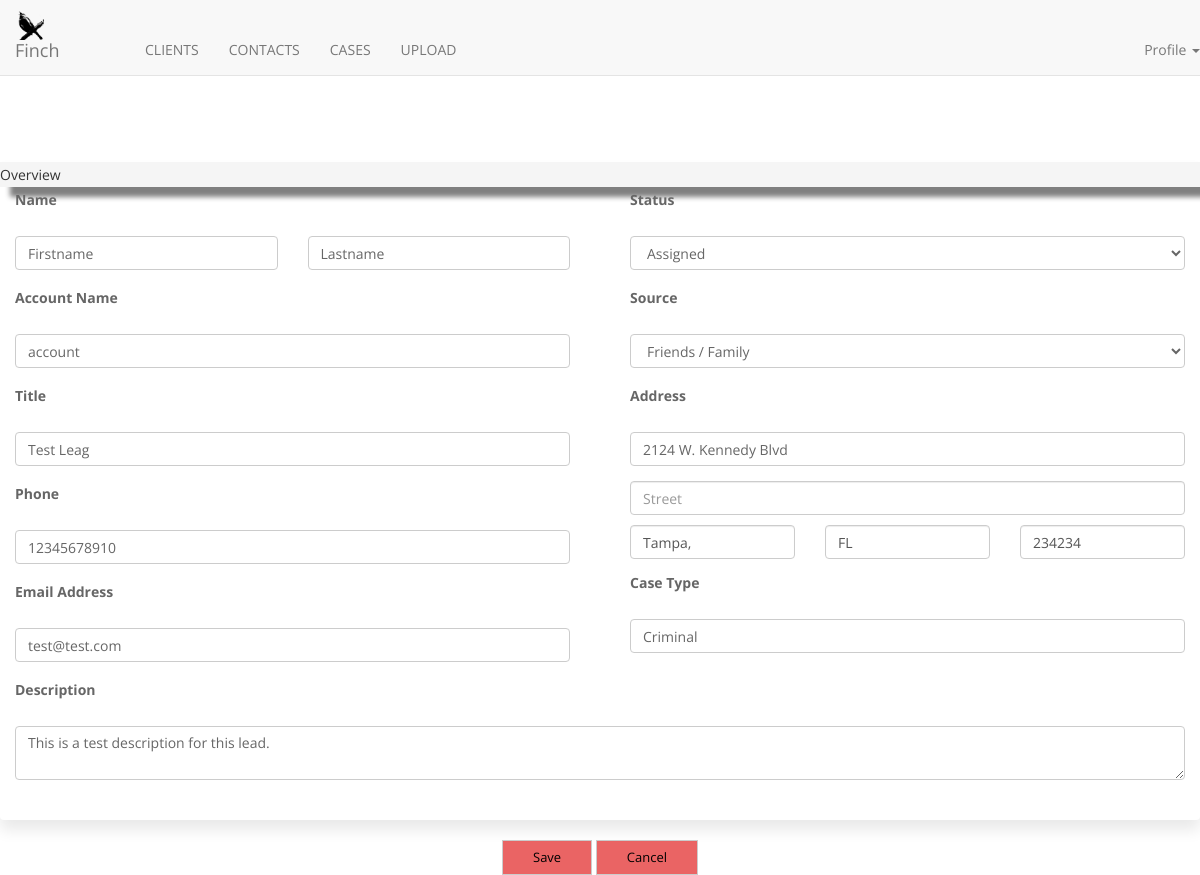
Page /leads/2/edit/ (signed in) on the committed database.
### leads/models.py (models this page shows, shortened)
class Lead(models.Model):
    title = models.CharField(
        pgettext_lazy("Treatment Pronouns for the customer", "Title"),
        max_length=64, blank=True, null=True)
    first_name = models.CharField(("First name"), max_length=255)
    last_name = models.CharField(("Last name"), max_length=255)
    email = models.EmailField()
    phone = models.CharField(max_length=20, null=True, blank=True)
    account = models.ForeignKey(Account, related_name='Leads', on_delete=models.CASCADE, blank=True, null=True)
    status = models.CharField(_("Status of Lead"), max_length=255,
                              blank=True, null=True, choices=LEAD_STATUS)
    source = models.CharField(_("Source of Lead"), max_length=255,
                              blank=True, null=True, choices=LEAD_SOURCE)
    address = models.ForeignKey(Address, related_name='leadaddress', on_delete=models.CASCADE, null=True, blank=True)
    casetype = models.CharField(_("Case Type"), max_length=255, blank=True, null=True)
    description = models.TextField(blank=True, null=True)
    assigned_to = models.ManyToManyField(User, related_name='lead_assigned_users')
    teams = models.ManyToManyField(Team)
    account_name = models.CharField(max_length=255, null=True, blank=True)
    opportunity_amount = models.DecimalField(
        _("Opportunity Amount"), decimal_places=2, max_digits=12,
        blank=True, null=True)
    created_by = models.ForeignKey(User, related_name='lead_created_by', on_delete=models.CASCADE)
    created_on = models.DateTimeField(_("Created on"), auto_now_add=True)
    is_active = models.BooleanField(default=False)
    enquery_type = models.CharField(max_length=255, blank=True, null=True)

### common/models.py (models this page shows, shortened)
class Address(models.Model):
    address_line = models.CharField(_("Address"), max_length=255, blank=True, null=True)
    street = models.CharField(_("Street"), max_length=55, blank=True, null=True)
    city = models.CharField(_("City"), max_length=255, blank=True, null=True)
    state = models.CharField(_("State"), max_length=255, blank=True, null=True)
    postcode = models.CharField(_("Post/Zip-code"), max_length=64, blank=True, null=True)

### leads/views.py (the view)
# urls.py: url(r'^(?P<lead_id>\d+)/edit/$', views.edit_lead, name='edit_lead'),
@login_required
def edit_lead(request, lead_id):
    lead_obj = get_object_or_404(Lead, id=lead_id)
    address_obj = get_object_or_404(Address, id=lead_obj.address.id)
    clients = Account.objects.all()
    users = User.objects.filter().order_by('email')
    form = LeadForm(instance=lead_obj, assigned_to=users)
    address_form = BillingAddressForm(instance=address_obj)
    assignedto_list = request.POST.getlist('assigned_to')
    teams_list = request.POST.getlist('teams')
    lead_account = request.POST.get('account_name')
    lead_email = request.POST.get('email')
    lead_phone = request.POST.get('phone')
    teams = Team.objects.all()
    if request.method == 'POST':
        form = LeadForm(request.POST, instance=lead_obj, assigned_to=users)
        address_form = BillingAddressForm(request.POST, instance=address_obj)
        if request.POST.get('status') == "converted":
            form.fields['account_name'].required = True
        else:
            form.fields['account_name'].required = False
        if form.is_valid() and address_form.is_valid():
            dis_address_obj = address_form.save()
            lead_obj = form.save(commit=False)
            lead_obj.address = dis_address_obj
            lead_obj.created_by = request.user
            lead_obj.save()
            lead_obj.assigned_to.clear()
            lead_obj.assigned_to.add(*assignedto_list)
            lead_obj.teams.clear()
            lead_obj.teams.add(*teams_list)
            if request.POST.get('status') == "converted":
                Account.objects.create(
                    created_by=request.user, name=lead_account,
                    email=lead_email, phone=lead_phone
                )
            return HttpResponseRedirect(reverse('leads:list'))
        else:
            return render(request, 'leads/create_lead.html', {
                          'lead_obj': lead_obj,
                          'lead_form': form,
                          'address_form': address_form,
                          'clients': clients, 'countries': COUNTRIES,
                          'teams': teams, 'users': users,
                          'status': LEAD_STATUS, 'source': LEAD_SOURCE,
                          'assignedto_list': assignedto_list, 'teams_list': teams_list})
    else:
        return render(request, 'leads/create_lead.html', {
                      'lead_form': form, 'address_form': address_form,
                      'lead_obj': lead_obj, 'address_obj': address_obj,
                      'clients': clients, 'countries': COUNTRIES, 'teams': teams,
                      'users': users, 'status': LEAD_STATUS, 'source': LEAD_SOURCE,
                      'assignedto_list': assignedto_list, 'teams_list': teams_list})

### leads/forms.py (shortened to what this page needs)
class LeadForm(forms.ModelForm):
    def __init__(self, *args, **kwargs):
        assigned_users = kwargs.pop('assigned_to', [])
        super(LeadForm, self).__init__(*args, **kwargs)
        for field in self.fields.values():
            field.widget.attrs = {"class": "form-control"}
        if self.data.get('status') == 'converted':
            self.fields['account_name'].required = True
        self.fields['assigned_to'].queryset = assigned_users
        self.fields['assigned_to'].required = False
        self.fields['teams'].required = False
        self.fields['phone'].required = False
        self.fields['first_name'].widget.attrs.update({
            'placeholder': 'First Name'})
        self.fields['last_name'].widget.attrs.update({
            'placeholder': 'Last Name'})
        self.fields['account_name'].widget.attrs.update({
            'placeholder': 'Account Name'})
    class Meta:
        model = Lead
        fields = ('assigned_to', 'teams', 'first_name', 'last_name', 'account_name', 'title',
                  'phone', 'email', 'status', 'source', 'casetype', 'address', 'description'
                  )

### common/forms.py
class BillingAddressForm(forms.ModelForm):
    class Meta:
        model = Address
        fields = ('address_line', 'street', 'city', 'state', 'postcode', )
    def __init__(self, *args, **kwargs):
        super(BillingAddressForm, self).__init__(*args, **kwargs)
        for field in self.fields.values():
            field.widget.attrs = {"class": "form-control"}
        self.fields['address_line'].widget.attrs.update({
            'placeholder': 'Address Line'})
        self.fields['street'].widget.attrs.update({
            'placeholder': 'Street'})
        self.fields['city'].widget.attrs.update({
            'placeholder': 'City'})
        self.fields['state'].widget.attrs.update({
            'placeholder': 'State'})
        self.fields['postcode'].widget.attrs.update({
            'placeholder': 'Postcode'})

### templates/leads/create_lead.html (shortened to what this page needs)
{% extends 'base.html' %}
{% load staticfiles %}
{% block breadcrumb %}
  <ol class="breadcrumb">
    <li><a href="{% url 'leads:list' %}">Leads</a></li>
    <li class="active">Create</li>
  </ol>
{% endblock %}
{%block content%}
  <form id="add_form" method="POST" action="" novalidate>{%csrf_token%}
    <div class="assigned_teams row marl">
      <div class="col-md-12">
          </div>
        </div>
      </div>
      <br clear="all">
    <div class="overview_form_block row marl">
      <div class="col-md-12">
        <div class="panel panel-default">
          <div class="panel-heading">
            Overview
          </div>
          <div class="panel-content">
            <div class="row marl">
              <div class="col-md-6">
                <div class="filter_col col-md-12">
                  <div class="form-group">
                    <label for="exampleInputEmail1" class="name" >Name</label>
                    <div class="row">
                      <div class="filter_col col-md-6">
                        {{ lead_form.first_name }}
                      </div>
                      <div class="filter_col col-md-6">
                        {{ lead_form.last_name }}
                      </div>
                    </div>
                  </div>
                </div>
                <div class="filter_col col-md-12">
                  <div class="form-group">
                    <label for="exampleInputEmail1" {% if request.POST.status == "converted" %} class="required" {% endif %}>Account Name</label>
                    {{ lead_form.account_name }}
                  </div>
                </div>
                <div class="filter_col col-md-12">
                  <div class="form-group">
                    <label for="exampleInputEmail1">Title</label>
                    {{ lead_form.title }}
                  </div>
                </div>
                <div class="filter_col col-md-12">
                  <div class="form-group ">
                    <label for="exampleInputEmail1">Phone</label>
                    {{ lead_form.phone }}
                  </div>
                </div>
                <div class="filter_col col-md-12">
                  <div class="form-group ">
                    <label for="exampleInputEmail1" class="required">Email Address</label>
                    {{ lead_form.email }}
                  </div>
                </div>
              </div>
              <div class="col-md-6">
                <div class="filter_col col-md-12">
                  <div class="form-group">
                    <label for="exampleInputEmail1"/>Status</label>
                    {{ lead_form.status }}
                  </div>
                </div>
                <div class="filter_col col-md-12">
                  <div class="form-group">
                    <label for="exampleInputEmail1"/>Source</label>
                    {{ lead_form.source }}
                  </div>
                </div>
                <div class="filter_col col-md-12">
                  <div class="form-group">
                    <label for="exampleInputEmail1" >Address</label>
                    {{ address_form.address_line }}
                  </div>
                    {{ address_form.street }}
                  <div class="row" style="margin-top:10px;">
                    <div class="col-md-4">
                      {{ address_form.city }}
                    </div>
                    <div class="col-md-4">
                      {{ address_form.state }}
                    </div>
                    <div class="col-md-4">
                      {{ address_form.postcode }}
                    </div>
                    <div class="col-md-12" style="margin-top:10px;">
                    </div>
                  </div>
                </div>
                <div class="filter_col col-md-12">
                  <div class="form-group">
                    <label for="exampleInputEmail1">Case Type</label>
                    {{ lead_form.casetype}}
                  </div>
                </div>
              </div>
              <div class="filter_col col-md-12">
                <div class="form-group col-md-12">
                  <label for="exampleInputEmail1" >Description</label>
                  {{ lead_form.description }}
                </div>
              </div>
            </div>
          </div>
          <br clear="all">
        </div>
      </div>
    </div>
    <div class="row marl buttons_row text-center">
      <button  class="btn btn-default save" type="submit">Save</button>
      <a href="{% url 'leads:list' %}" class="btn btn-default" id="create_lead_cancel">Cancel</a>
    </div>
{% endblock %}

### static/css/main.css (style rules this page uses)
body { font-family: 'Open Sans', sans-serif; background: #fff; font-size: 14px; font-weight: 400; -webkit-box-sizing: border-box; -moz-box-sizing: border-box; box-sizing: border-box; -webkit-font-smoothing: subpixel-antialiased; color: #666; line-height: 25px; -webkit-backface-visibility: hidden; backface-visibility: hidden; }
a { -webkit-transition: all 0.2s linear; -moz-transition: all 0.2s linear; -o-transition: all 0.2s linear; transition: all 0.2s linear; }
.btn, button { padding: 7px 30px; border-radius: 0px; font-weight: 400; color: black; background-color: #ea6464; font-size: 13px; -webkit-transition: all 0.2s linear; -moz-transition: all 0.2s linear; -o-transition: all 0.2s linear; transition: all 0.2s linear; display: inline-block; }
.form-group label { margin-bottom: 24px; }
.form-group .form-control { background: #ffffff; padding-right: 30px; color: #666; position: relative; box-shadow: none; }
.panel { box-shadow: 0 10px 15px rgba(0,0,0,.09); border: none; }
.panel-default .panel-heading { border: medium none; border-radius: 0; outline: medium none; padding: 0; width: 100%; box-shadow: 10px 10px 5px grey; }

### rows in the picture
Lead: first_name "Firstname", last_name "Lastname", account_name "account", title "Test Leag", phone "12345678910", email "test@test.com", status "Assigned", source "Friends / Family", casetype "Criminal", description "This is a test description for this lead."
Address: address_line "2124 W. Kennedy Blvd", city "Tampa,", state "FL", postcode "234234"
